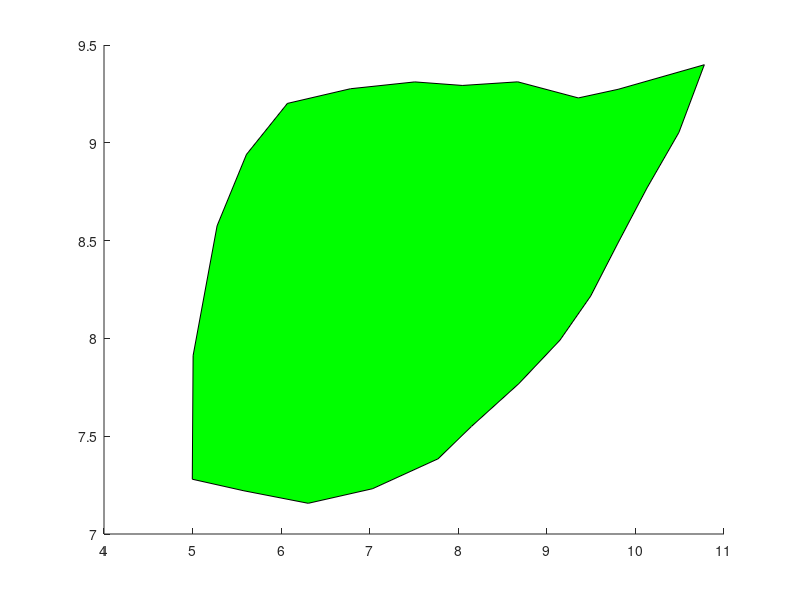

Write the MATLAB code that produced this figure. (Note: this script raises an error after producing the figure.)
% This script has the fixed code if you are struggling to debug!

%% SOLUTION: Breakout 1 
% This section has the fixed code if you are struggling to debug!

%read in data
data = csvread('leaf.csv'); % correct filename
%plot data
l = patch(data(:,1), data(:,2), 'green');
l.LineWidth = 2;

%% SOLUTION: Breakout 2

%read in data
data = csvread('leaf.csv');
%plot data
l = patch(data(:,1), data(:,2), [0.5686 0.5882 0.3765]); % Change the color
l.LineWidth = 1; % change to 1

%% SOLUTION: Breakout 2

%read in data
data = csvread('leaf.csv');
%plot data
l = patch(data(:,1), data(:,2), 'green'); % Change the color back
l.LineWidth = 1; % change to 1
